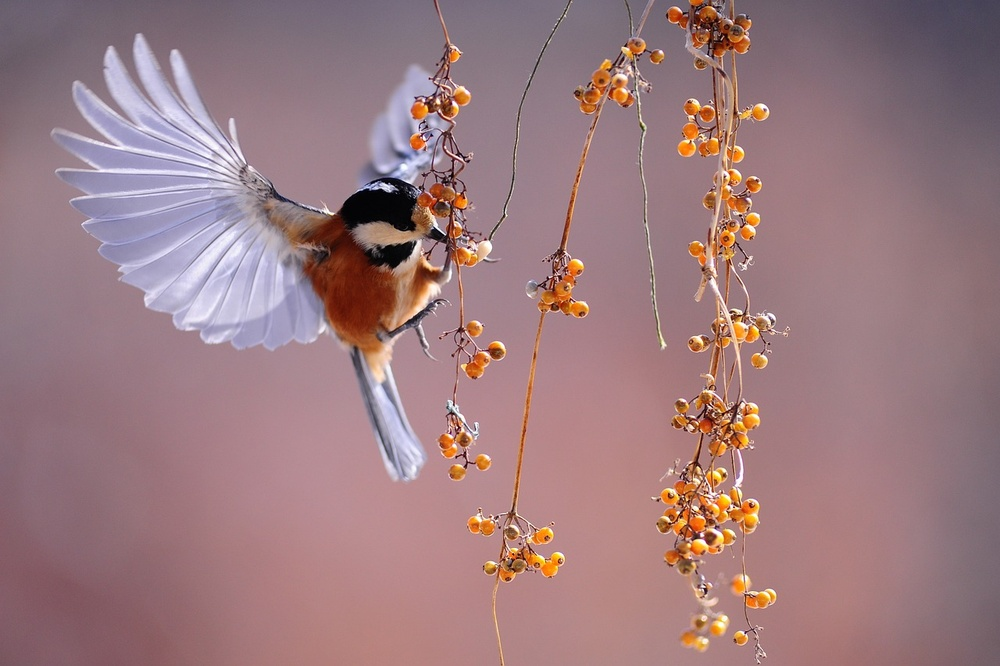
#> input picture OpenCV/code/binary/image.jpg, 1000 x 666 px, shrunk from 1280 x 852 before the run
$ python binary.py
#> lines starting #> are read from the running program, lines starting #| are printed output that depends on the picture; after the words box and inside, x2 and y2 are one past the last pixel; in counts of white or black regions, pixels touching at a corner belong together
import cv2

src = cv2.imread('image.jpg', cv2.IMREAD_COLOR)
#> src is the input picture: shape (666, 1000, 3); mean B, G, R 128.1, 123.5, 156.2

gray = cv2.cvtColor(src, cv2.COLOR_BGR2GRAY)
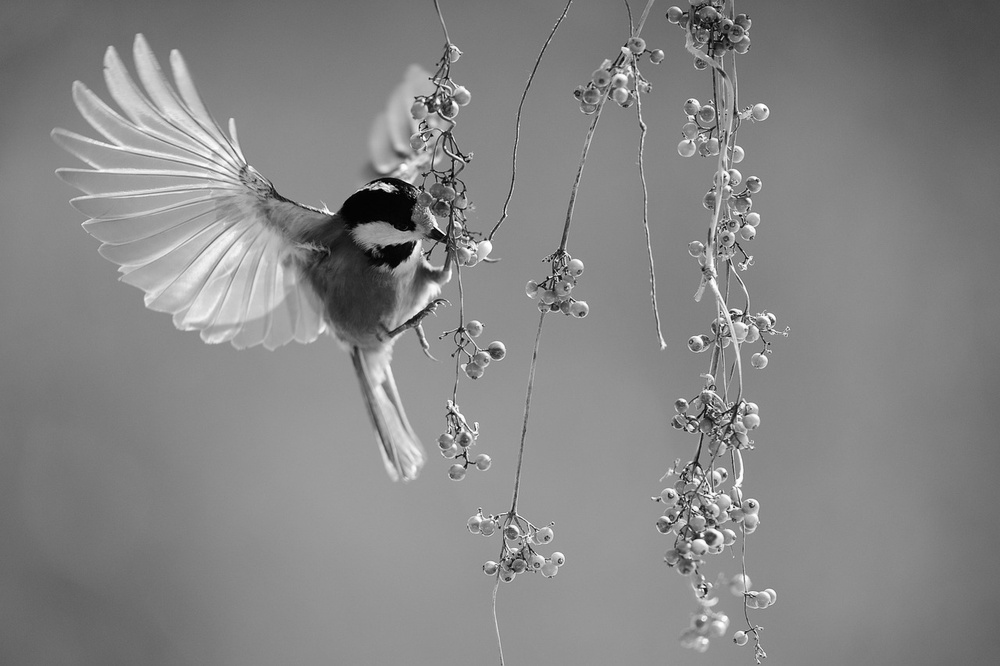
#> gray: shape (666, 1000); min 0, max 255, mean 133.8
ret, dst = cv2.threshold(gray, 100, 255, cv2.THRESH_BINARY)
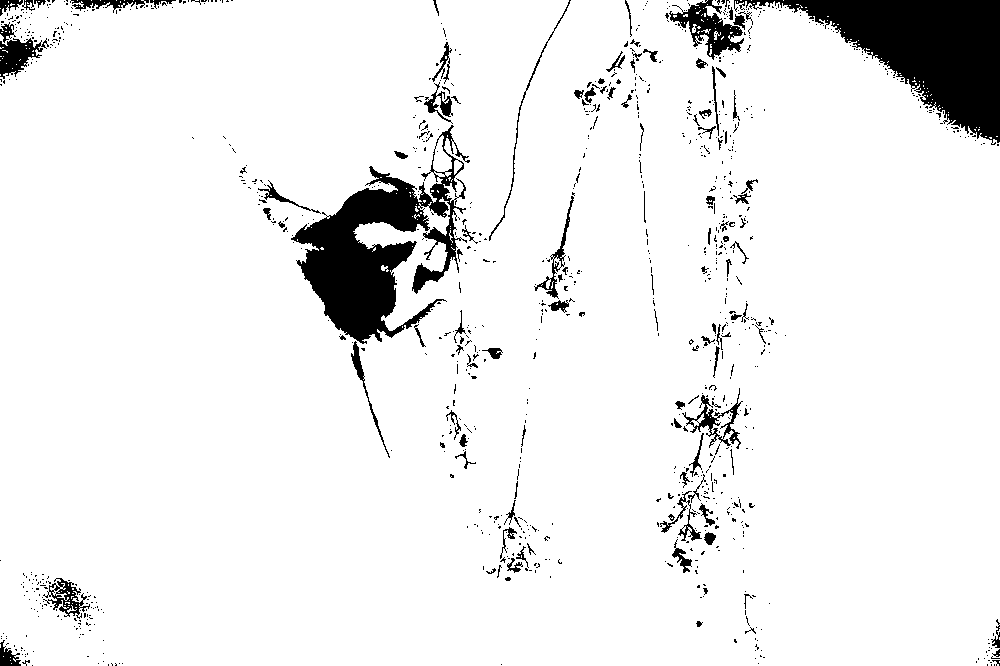
#> dst: shape (666, 1000); 93% white; 1020 black regions (903 under 20 px), largest, box (x1, y1, x2, y2) and area: (734, 0, 1000, 145) 15978, (291, 125, 470, 344) 14375, (669, 0, 744, 60) 1700

cv2.imshow('dst', dst)
cv2.waitKey()
cv2.destroyAllWindows()
